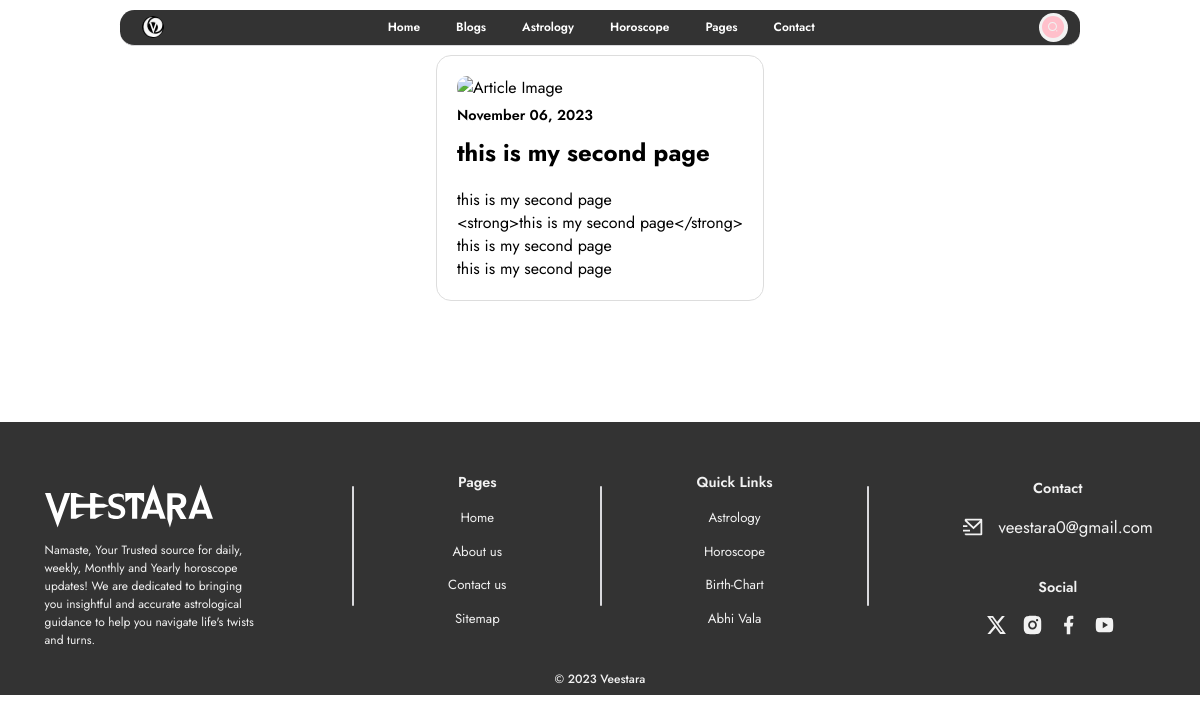
/pages/2, run on the app's committed database.
### app.py (models this page shows)
class Page(db.Model):
    Id = db.Column(db.Integer, primary_key=True, unique=True, autoincrement=True)
    Title = db.Column(db.String(255), nullable=False)
    Content = db.Column(db.Text, nullable=False)
    ImageData = db.Column(db.LargeBinary, nullable=True)
    Date = db.Column(db.Date, nullable=False)
    URL = db.Column(db.String(255), nullable=True)

### app.py (the view)
@app.route("/pages/<int:page_id>")
def view_full_page(page_id):
    page = Page.query.get(page_id)
    if page:
        return render_template("pages.html", pages=page)
    else:
        return render_template("404.html"), 404

### app.py (called while the page is built, shortened)
@login_manager.request_loader
def load_user_from_request(request):
    print("Trying to load user from request...")
    token = request.headers.get("Authorization")
    return None

### templates/pages.html (shortened to what this page needs)
<!DOCTYPE html>
<html lang="en">
<head>
    <link rel="stylesheet" href="{{ url_for('static', filename='styles.css') }}">
</head>
<body>
   {% include 'header.html' %}
    <section class="article">
        {% if pages.ImageData %}
            <img src="{{ url_for('display_image_page', page_id=pages.Id) }}" alt="Article Image">
        {% endif %}
        <div class="article-details">
            <div class="article-date">{{ pages.Date.strftime("%B %d, %Y") }}</div>
        </div>
        <h1 class="article-title">{{ pages.Title }}</h1>
        <p class="article-content">{{ pages.Content | safe }}</p>
    </section>
    {% include 'footer.html' %}
</body>
</html>

### static/styles.css (style rules this page uses)
* { margin: 0; padding: 0; box-sizing: border-box; scroll-behavior: smooth; }
html, body { height: 100%; display: flex; flex-direction: column; }
html { height: 100%; display: flex; flex-direction: column; }
body { height: 100%; display: flex; flex-direction: column; overflow-x: hidden; min-height: 100vh; font-family: "Montserrat", sans-serif; }
.article { max-width: 800px; border-radius: 15px; margin: 0 auto; padding: 20px; background-color: #fff; border: 1px solid #ddd; margin-bottom: 20px; }
.article img { width: 100%; height: auto; border-radius: 10px; }
.article-details { display: flex; align-items: center; margin-top: 6px; margin-bottom: 10px; }
.article-category, .article-author, .article-date { margin-right: 10px; }
.article-details::after { margin: 0 10px; }
.article-content { margin-top: 18px; font-weight: 700; }
.article-author, .article-date { font-size: 1.1vw; font-weight: 600; }
.article { margin-bottom: .1vw; }
@media (min-width:1025px) { .article-author, .article-date { font-size: 1.2vw; } }

### static/responsive-h-f.css (style rules this page uses)
* { margin: 0; padding: 0; }
html, body { font-family: "Jost", sans-serif; width: 100%; height: 100%; min-height: 100vh; position: relative; }

### data on the page
Page: Date "November 06, 2023", Title "this is my second page", Content "this is my second page <strong>this is my second page</strong> this is my second page this is my second page"
